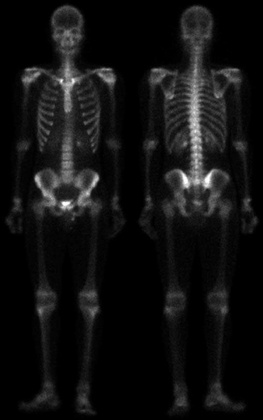
%> input picture 01_PDI/test.jpg, 263 x 420 px, shrunk from 1026 x 1641 before the run
$ octave logabsfrec.m   (GNU Octave 9; MATLAB toolbox functions it lacks are replaced by stand-ins)
%> lines starting %> are read from the running program, lines starting %| are printed output that depends on the picture
I = imread('test.jpg');
%> I is the input picture: size 420x263x3 uint8; min 0, max 255, mean 17.1
% I = rgb2gray(I);
imshow(I);
I = double(I);
%> I: size 420x263x3 double
Iff = fft2(I);
Iff = fftshift(Iff);
Ifm = log(abs(Iff));
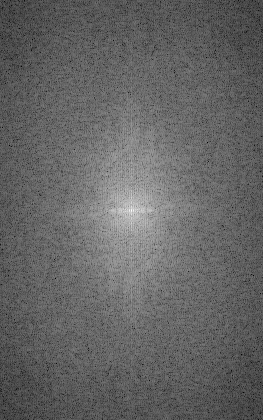
%> Ifm: size 420x263x3 double; min 1.56, max 14.45, mean 6.66; drawn with min black and max white
% imagesc(Ifm);


Cxy = size(I);
%> Cxy = [420 263 3]
[Cx,Cy] = size(I);
%> Cx = 420; Cy = 789
Cx = (Cx - 1)/2;
%> Cx = 209.5
Cy = (Cy - 1)/2;
%> Cy = 394

r = 10;
teta = 0:360/1000:360; %  intervalo de 0 - 360

x = round(r*cosd(teta) + Cx);
y = round(r*sind(teta) + Cy);

H = false(size(I));
for i=1:length(x)
  for j=1:length(y)
    H(x(i),y(i)) = 1;
  end
end
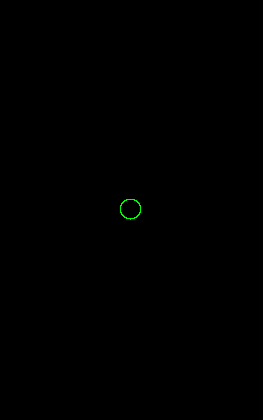
%> H: size 420x263x3 logical; mean R, G, B 0, 0.000715, 0
H = imfill(H, 'holes');
mesh(H);
%> (this line was passed over: mesh is not available in this run)
% imagesc(H);

% transformada inversa bidimensional

N = Iff.*H;
N = ifftshift(N);
N = ifft2(N);
N = abs(N);
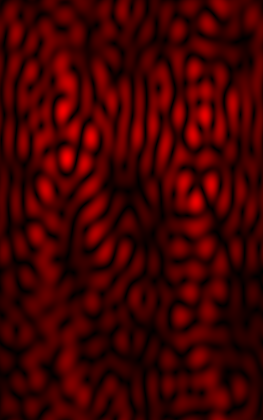
%> N: size 420x263x3 double; mean R, G, B 4.49, 0, 0; drawn with min black and max white
imagesc(N);
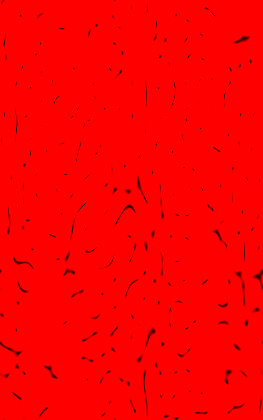
%> displayed picture: size 420x263x3, on the screen's scale of 0 to 255; mean R, G, B 251.6, 0, 0
